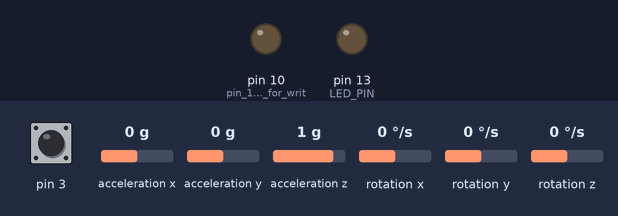
Recording of a sketch running on a simulated Arduino Leonardo, built with avr-gcc and run on an emulated ATmega32U4. Parts: output pins drawn as LEDs (lit = HIGH). Inputs (shaded band) come from the test bench; at power-on: acceleration y 0 g, pin 3 HIGH, acceleration x 0 g, acceleration z 1 g, rotation x 0 °/s, rotation y 0 °/s, rotation z 0 °/s. Storage starts empty; the sensor or clock chip raises its interrupt line as the real part does; what the sketch prints to the serial monitor is not drawn.

Above: at 1.7 s.
1.8 s: acceleration y set to -0.4 g
At 2.7 s:
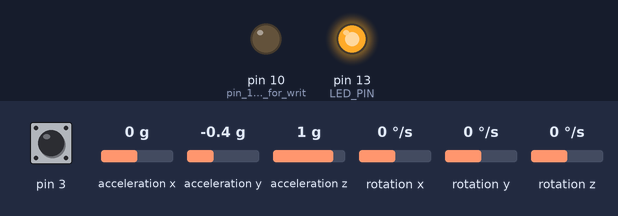
3.3 s: acceleration y set to 0 g
At 3.8 s:
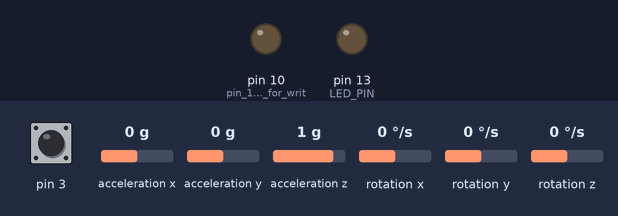
4.8 s: acceleration y set to -1.4 g
At 5.1 s:
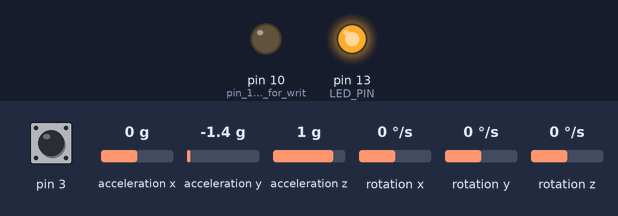
Timing chart, 0 to 7.8 s (numbered marks = the images above; inputs shaded):
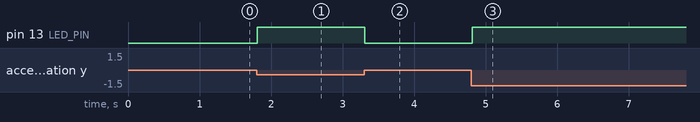

Measured:
- the behaviour switches between -0.2 and -0.3 g on acceleration y (found by bisection; images 0 and 1)
- after the input at 1.8 s, pin 13 (LED_PIN): LOW → HIGH at once
- after the input at 3.3 s, pin 13 (LED_PIN): HIGH → LOW at once
- after the input at 4.8 s, pin 13 (LED_PIN): LOW → HIGH at once

The sketch:

MPU6050_DMP6_custom_krug_edit8.ino
```cpp
#include <SPI.h>
#include <SD.h>
// I2C device class (I2Cdev) demonstration Arduino sketch for MPU6050 class using DMP (MotionApps v2.0)
// 6/21/2012 by Jeff Rowberg <jeff@rowberg.net>
// Updates should (hopefully) always be available at https://github.com/jrowberg/i2cdevlib
//
// Changelog:
//      2013-05-08 - added seamless Fastwire support
//                 - added note about gyro calibration
//      2012-06-21 - added note about Arduino 1.0.1 + Leonardo compatibility error
//      2012-06-20 - improved FIFO overflow handling and simplified read process
//      2012-06-19 - completely rearranged DMP initialization code and simplification
//      2012-06-13 - pull gyro and accel data from FIFO packet instead of reading directly
//      2012-06-09 - fix broken FIFO read sequence and change interrupt detection to RISING
//      2012-06-05 - add gravity-compensated initial reference frame acceleration output
//                 - add 3D math helper file to DMP6 example sketch
//                 - add Euler output and Yaw/Pitch/Roll output formats
//      2012-06-04 - remove accel offset clearing for better results (thanks Sungon Lee)
//      2012-06-01 - fixed gyro sensitivity to be 2000 deg/sec instead of 250
//      2012-05-30 - basic DMP initialization working

/* ============================================
  I2Cdev device library code is placed under the MIT license
  Copyright (c) 2012 Jeff Rowberg

  Permission is hereby granted, free of charge, to any person obtaining a copy
  of this software and associated documentation files (the "Software"), to deal
  in the Software without restriction, including without limitation the rights
  to use, copy, modify, merge, publish, distribute, sublicense, and/or sell
  copies of the Software, and to permit persons to whom the Software is
  furnished to do so, subject to the following conditions:

  The above copyright notice and this permission notice shall be included in
  all copies or substantial portions of the Software.

  THE SOFTWARE IS PROVIDED "AS IS", WITHOUT WARRANTY OF ANY KIND, EXPRESS OR
  IMPLIED, INCLUDING BUT NOT LIMITED TO THE WARRANTIES OF MERCHANTABILITY,
  FITNESS FOR A PARTICULAR PURPOSE AND NONINFRINGEMENT. IN NO EVENT SHALL THE
  AUTHORS OR COPYRIGHT HOLDERS BE LIABLE FOR ANY CLAIM, DAMAGES OR OTHER
  LIABILITY, WHETHER IN AN ACTION OF CONTRACT, TORT OR OTHERWISE, ARISING FROM,
  OUT OF OR IN CONNECTION WITH THE SOFTWARE OR THE USE OR OTHER DEALINGS IN
  THE SOFTWARE.
  ===============================================
*/

// I2Cdev and MPU6050 must be installed as libraries, or else the .cpp/.h files
// for both classes must be in the include path of your project
#include "I2Cdev.h"

#include "MPU6050_6Axis_MotionApps20.h"
//#include "MPU6050.h" // not necessary if using MotionApps include file

// Arduino Wire library is required if I2Cdev I2CDEV_ARDUINO_WIRE implementation
// is used in I2Cdev.h
#if I2CDEV_IMPLEMENTATION == I2CDEV_ARDUINO_WIRE
#include "Wire.h"
#endif

// class default I2C address is 0x68
// specific I2C addresses may be passed as a parameter here
// AD0 low = 0x68 (default for SparkFun breakout and InvenSense evaluation board)
// AD0 high = 0x69
MPU6050 mpu;
//MPU6050 mpu(0x69); // <-- use for AD0 high

/* =========================================================================
   NOTE: In addition to connection 3.3v, GND, SDA, and SCL, this sketch
   depends on the MPU-6050's INT pin being connected to the Arduino's
   external interrupt #0 pin. On the Arduino Uno and Mega 2560, this is
   digital I/O pin 2.
   ========================================================================= */

/* =========================================================================
   NOTE: Arduino v1.0.1 with the Leonardo board generates a compile error
   when using Serial.write(buf, len). The Teapot output uses this method.
   The solution requires a modification to the Arduino USBAPI.h file, which
   is fortunately simple, but annoying. This will be fixed in the next IDE
   release. For more info, see these links:

   http://arduino.cc/forum/index.php/topic,109987.0.html
   http://code.google.com/p/arduino/issues/detail?id=958
   ========================================================================= */


// uncomment "OUTPUT_READABLE_QUATERNION" if you want to see the actual
// quaternion components in a [w, x, y, z] format (not best for parsing
// on a remote host such as Processing or something though)
//#define OUTPUT_READABLE_QUATERNION

// uncomment "OUTPUT_READABLE_EULER" if you want to see Euler angles
// (in degrees) calculated from the quaternions coming from the FIFO.
// Note that Euler angles suffer from gimbal lock (for more info, see
// http://en.wikipedia.org/wiki/Gimbal_lock)
//#define OUTPUT_READABLE_EULER

// uncomment "OUTPUT_READABLE_YAWPITCHROLL" if you want to see the yaw/
// pitch/roll angles (in degrees) calculated from the quaternions coming
// from the FIFO. Note this also requires gravity vector calculations.
// Also note that yaw/pitch/roll angles suffer from gimbal lock (for
// more info, see: http://en.wikipedia.org/wiki/Gimbal_lock)
#define OUTPUT_READABLE_YAWPITCHROLL

// uncomment "OUTPUT_READABLE_REALACCEL" if you want to see acceleration
// components with gravity removed. This acceleration reference frame is
// not compensated for orientation, so +X is always +X according to the
// sensor, just without the effects of gravity. If you want acceleration
// compensated for orientation, us OUTPUT_READABLE_WORLDACCEL instead.
//#define OUTPUT_READABLE_REALACCEL

// uncomment "OUTPUT_READABLE_WORLDACCEL" if you want to see acceleration
// components with gravity removed and adjusted for the world frame of
// reference (yaw is relative to initial orientation, since no magnetometer
// is present in this case). Could be quite handy in some cases.
//#define OUTPUT_READABLE_WORLDACCEL

// uncomment "OUTPUT_TEAPOT" if you want output that matches the
// format used for the InvenSense teapot demo
//#define OUTPUT_TEAPOT


#define LED_PIN 13 // (Arduino is 13, Teensy is 11, Teensy++ is 6)
bool blinkState = false;

// MPU control/status vars
bool dmpReady = false;  // set true if DMP init was successful
uint8_t mpuIntStatus;   // holds actual interrupt status byte from MPU
uint8_t devStatus;      // return status after each device operation (0 = success, !0 = error)
uint16_t packetSize;    // expected DMP packet size (default is 42 bytes)
uint16_t fifoCount;     // count of all bytes currently in FIFO
uint8_t fifoBuffer[64]; // FIFO storage buffer

// orientation/motion vars
Quaternion q;           // [w, x, y, z]         quaternion container
VectorInt16 aa;         // [x, y, z]            accel sensor measurements
VectorInt16 aaReal;     // [x, y, z]            gravity-free accel sensor measurements
VectorInt16 aaWorld;    // [x, y, z]            world-frame accel sensor measurements
VectorFloat gravity;    // [x, y, z]            gravity vector
float euler[3];         // [psi, theta, phi]    Euler angle container
float ypr[3];           // [yaw, pitch, roll]   yaw/pitch/roll container and gravity vector

// packet structure for InvenSense teapot demo
uint8_t teapotPacket[14] = { '$', 0x02, 0, 0, 0, 0, 0, 0, 0, 0, 0x00, 0x00, '\r', '\n' };


// ================================================================
// ===               INTERRUPT DETECTION ROUTINE                ===
// ================================================================

volatile bool mpuInterrupt = false;     // indicates whether MPU interrupt pin has gone high
void dmpDataReady() {
  mpuInterrupt = true;
}


// ================================================================
// ===                      INITIAL SETUP                       ===
// ================================================================

void setup() {
  // join I2C bus (I2Cdev library doesn't do this automatically)
#if I2CDEV_IMPLEMENTATION == I2CDEV_ARDUINO_WIRE
  Wire.begin();
  TWBR = 48; // 400kHz I2C clock (200kHz if CPU is 8MHz)
  Wire.setClock(400000); //added
#elif I2CDEV_IMPLEMENTATION == I2CDEV_BUILTIN_FASTWIRE
  Fastwire::setup(400, true);
#endif

  // initialize serial communication
  // (115200 chosen because it is required for Teapot Demo output, but it's
  // really up to you depending on your project)
  Serial.begin(115200);

  pinMode(10, OUTPUT); //pin 10 is output for write signal?

  while (!Serial); // wait for Leonardo enumeration, others continue immediately
  Serial.println("Initializing SD card...");
  /* if (!SD.begin(10)) {
      Serial.println("initialization failed!");
      while(1);
    }
    Serial.println("initialization done.");
    myFile = SD.open("test1.txt", FILE_WRITE);
  */
  // SD Card Intialization
  if (SD.begin(10))
  {
    Serial.println(" SD card ready");
  }
  else
  {
    Serial.println("SD card initialization failed");
  }

  // NOTE: 8MHz or slower host processors, like the Teensy @ 3.3v or Ardunio
  // Pro Mini running at 3.3v, cannot handle this baud rate reliably due to
  // the baud timing being too misaligned with processor ticks. You must use
  // 38400 or slower in these cases, or use some kind of external separate
  // crystal solution for the UART timer.

  // initialize device
  Serial.println(F("Initializing I2C devices..."));
  mpu.initialize();

  // verify connection
  Serial.println(F("Testing device connections..."));
  Serial.println(mpu.testConnection() ? F("MPU6050 connection successful") : F("MPU6050 connection failed"));

  /*
    // wait for ready
    Serial.println(F("\nSend any character to begin DMP programming and demo: "));
    while (Serial.available() && Serial.read()); // empty buffer
    while (!Serial.available());                 // wait for data
    while (Serial.available() && Serial.read()); // empty buffer again
  */
  // load and configure the DMP
  Serial.println(F("Initializing DMP..."));
  devStatus = mpu.dmpInitialize();

  // supply your own gyro offsets here, scaled for min sensitivity
  mpu.setXGyroOffset(220);
  mpu.setYGyroOffset(76);
  mpu.setZGyroOffset(-85);
  mpu.setZAccelOffset(1788); // 1688 factory default for my test chip

  // make sure it worked (returns 0 if so)
  if (devStatus == 0) {
    // turn on the DMP, now that it's ready
    Serial.println(F("Enabling DMP..."));
    mpu.setDMPEnabled(true);

    // enable Arduino interrupt detection
    Serial.println(F("Enabling interrupt detection (Arduino external interrupt 0)..."));
    attachInterrupt(0, dmpDataReady, RISING);
    mpuIntStatus = mpu.getIntStatus();

    // set our DMP Ready flag so the main loop() function knows it's okay to use it
    Serial.println(F("DMP ready! Waiting for first interrupt..."));
    dmpReady = true;

    // get expected DMP packet size for later comparison
    packetSize = mpu.dmpGetFIFOPacketSize();
  } else {
    // ERROR!
    // 1 = initial memory load failed
    // 2 = DMP configuration updates failed
    // (if it's going to break, usually the code will be 1)
    Serial.print(F("DMP Initialization failed (code "));
    Serial.print(devStatus);
    Serial.println(F(")"));
  }

  // configure LED for output
  pinMode(LED_PIN, OUTPUT);

}


// ================================================================
// ===                    MAIN PROGRAM LOOP                     ===
// ================================================================


void loop() {
  // if programming failed, don't try to do anything
  if (!dmpReady) return;

  // wait for MPU interrupt or extra packet(s) available
  while (!mpuInterrupt && fifoCount < packetSize) {
    // other program behavior stuff here
    // .
    // .
    // .
    // if you are really paranoid you can frequently test in between other
    // stuff to see if mpuInterrupt is true, and if so, "break;" from the
    // while() loop to immediately process the MPU data
    // .
    // .
    // .
  }

  // reset interrupt flag and get INT_STATUS byte
  mpuInterrupt = false;
  mpuIntStatus = mpu.getIntStatus();

  // get current FIFO count
  fifoCount = mpu.getFIFOCount();

  // check for overflow (this should never happen unless our code is too inefficient)
  if ((mpuIntStatus & 0x10) || fifoCount == 1024) {
    // reset so we can continue cleanly
    mpu.resetFIFO();
    Serial.println(F("FIFO overflow!"));

    // otherwise, check for DMP data ready interrupt (this should happen frequently)
  } else if (mpuIntStatus & 0x02) {
    // wait for correct available data length, should be a VERY short wait
    while (fifoCount < packetSize) fifoCount = mpu.getFIFOCount();

    // read a packet from FIFO
    mpu.getFIFOBytes(fifoBuffer, packetSize);

    // track FIFO count here in case there is > 1 packet available
    // (this lets us immediately read more without waiting for an interrupt)
    fifoCount -= packetSize;

#ifdef OUTPUT_READABLE_QUATERNION
    // display quaternion values in easy matrix form: w x y z
    mpu.dmpGetQuaternion(&q, fifoBuffer);
    Serial.print("quat\t");
    Serial.print(q.w);
    Serial.print("\t");
    Serial.print(q.x);
    Serial.print("\t");
    Serial.print(q.y);
    Serial.print("\t");
    Serial.println(q.z);
#endif

#ifdef OUTPUT_READABLE_EULER
    // display Euler angles in degrees
    mpu.dmpGetQuaternion(&q, fifoBuffer);
    mpu.dmpGetEuler(euler, &q);
    Serial.print("euler\t");
    Serial.print(euler[0] * 180 / M_PI);
    Serial.print("\t");
    Serial.print(euler[1] * 180 / M_PI);
    Serial.print("\t");
    Serial.println(euler[2] * 180 / M_PI);
#endif

#ifdef OUTPUT_READABLE_YAWPITCHROLL
    // display Euler angles in degrees
    mpu.dmpGetQuaternion(&q, fifoBuffer);
    mpu.dmpGetGravity(&gravity, &q);
    mpu.dmpGetYawPitchRoll(ypr, &q, &gravity);
    /*
      Serial.print("ypr\t");
      Serial.print(ypr[0] * 180 / M_PI);
      Serial.print("\t");
      Serial.print(ypr[1] * 180 / M_PI);
      Serial.print("\t");
      Serial.println(ypr[2] * 180 / M_PI);
    */
#endif

#ifdef OUTPUT_READABLE_REALACCEL
    // display real acceleration, adjusted to remove gravity
    mpu.dmpGetQuaternion(&q, fifoBuffer);
    mpu.dmpGetAccel(&aa, fifoBuffer);
    mpu.dmpGetGravity(&gravity, &q);
    mpu.dmpGetLinearAccel(&aaReal, &aa, &gravity);
    Serial.print("areal\t");
    Serial.print(aaReal.x);
    Serial.print("\t");
    Serial.print(aaReal.y);
    Serial.print("\t");
    Serial.println(aaReal.z);
#endif

#ifdef OUTPUT_READABLE_WORLDACCEL
    // display initial world-frame acceleration, adjusted to remove gravity
    // and rotated based on known orientation from quaternion
    mpu.dmpGetQuaternion(&q, fifoBuffer);
    mpu.dmpGetAccel(&aa, fifoBuffer);
    mpu.dmpGetGravity(&gravity, &q);
    mpu.dmpGetLinearAccel(&aaReal, &aa, &gravity);
    mpu.dmpGetLinearAccelInWorld(&aaWorld, &aaReal, &q);
    Serial.print("aworld\t");
    Serial.print(aaWorld.x);
    Serial.print("\t");
    Serial.print(aaWorld.y);
    Serial.print("\t");
    Serial.println(aaWorld.z);
#endif

#ifdef OUTPUT_TEAPOT
    // display quaternion values in InvenSense Teapot demo format:
    teapotPacket[2] = fifoBuffer[0];
    teapotPacket[3] = fifoBuffer[1];
    teapotPacket[4] = fifoBuffer[4];
    teapotPacket[5] = fifoBuffer[5];
    teapotPacket[6] = fifoBuffer[8];
    teapotPacket[7] = fifoBuffer[9];
    teapotPacket[8] = fifoBuffer[12];
    teapotPacket[9] = fifoBuffer[13];
    Serial.write(teapotPacket, 14);
    teapotPacket[11]++; // packetCount, loops at 0xFF on purpose
#endif

    //Roll Sensor//
    if ((ypr[2] * 180 / M_PI > 15.0) || (ypr[2] * 180 / M_PI < -15.0)) {
      blinkState = 1;
    } else {
      blinkState = 0;
    }
    //        // blink LED to indicate activity
    //        blinkState = !blinkState;
    digitalWrite(LED_PIN, blinkState);
    //write roll sensor result to sd card


    // Data Log
    String dataString = "";
    dataString += String(ypr[0] * 180 / M_PI); //yaw
    dataString += ",";
    dataString += String(ypr[1] * 180 / M_PI); //pitch
    dataString += ",";
    dataString += String(ypr[2] * 180 / M_PI); //roll
    dataString += ",";
    dataString += String(blinkState); //roll sensor

    File dataFile = SD.open("datalog4.txt", FILE_WRITE);

    //If file is available, write it to:
    if (dataFile) {
      dataFile.println(dataString);
      dataFile.close();
    }
    //print to serial
    //Serial.println(dataString);
    //If file isn't working, throw error
  }
    else {
      Serial.println("error writing data packet to SD");
    }


  /*
      //Write Data//
      myFile = SD.open("test21.txt", FILE_WRITE);
      if (myFile) {
        myFile.println(ypr[2] * 180 / M_PI);
        // close the file:
        myFile.close();
      }
      else {
        Serial.println("error opening write file");
  */
  }
```
